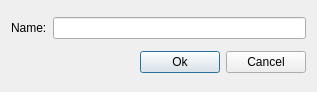
<?xml version="1.0" encoding="UTF-8"?>
<ui version="4.0">
 <class>Dialog</class>
 <widget class="QDialog" name="Dialog">
  <property name="geometry">
   <rect>
    <x>0</x>
    <y>0</y>
    <width>317</width>
    <height>92</height>
   </rect>
  </property>
  <property name="windowTitle">
   <string>Dialog</string>
  </property>
  <layout class="QVBoxLayout" name="verticalLayout">
   <item>
    <layout class="QHBoxLayout" name="horizontalLayout">
     <item>
      <widget class="QLabel" name="label">
       <property name="text">
        <string>Name:</string>
       </property>
       <property name="buddy">
        <cstring>lineEdit</cstring>
       </property>
      </widget>
     </item>
     <item>
      <widget class="QLineEdit" name="lineEdit"/>
     </item>
    </layout>
   </item>
   <item>
    <layout class="QHBoxLayout" name="horizontalLayout_2">
     <item>
      <spacer name="horizontalSpacer">
       <property name="orientation">
        <enum>Qt::Horizontal</enum>
       </property>
       <property name="sizeHint" stdset="0">
        <size>
         <width>40</width>
         <height>20</height>
        </size>
       </property>
      </spacer>
     </item>
     <item>
      <widget class="QPushButton" name="pushButton_2">
       <property name="text">
        <string>Ok</string>
       </property>
      </widget>
     </item>
     <item>
      <widget class="QPushButton" name="pushButton">
       <property name="text">
        <string>Cancel</string>
       </property>
      </widget>
     </item>
    </layout>
   </item>
  </layout>
 </widget>
 <layoutdefault spacing="6" margin="11"/>
 <tabstops>
  <tabstop>lineEdit</tabstop>
  <tabstop>pushButton_2</tabstop>
  <tabstop>pushButton</tabstop>
 </tabstops>
 <resources/>
 <connections>
  <connection>
   <sender>pushButton</sender>
   <signal>clicked()</signal>
   <receiver>Dialog</receiver>
   <slot>close()</slot>
   <hints>
    <hint type="sourcelabel">
     <x>279</x>
     <y>65</y>
    </hint>
    <hint type="destinationlabel">
     <x>288</x>
     <y>85</y>
    </hint>
   </hints>
  </connection>
  <connection>
   <sender>pushButton_2</sender>
   <signal>clicked()</signal>
   <receiver>Dialog</receiver>
   <slot>accept()</slot>
   <hints>
    <hint type="sourcelabel">
     <x>173</x>
     <y>67</y>
    </hint>
    <hint type="destinationlabel">
     <x>186</x>
     <y>84</y>
    </hint>
   </hints>
  </connection>
 </connections>
</ui>
